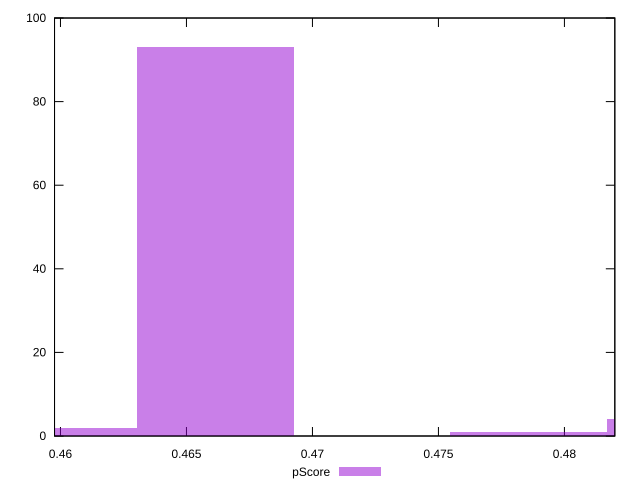

The gnuplot source for this figure:
reset

$pScore <<EOF
0.4599295700459882 2
0.46614483450606914 93
0.48479062788631194 4
0.47857536342623097 1
EOF

set key outside below
set boxwidth 0.006215264460080922
set xrange [0.45976470588235296:0.482]
set yrange [0:100]
set trange [0:100]
set style fill transparent solid 0.5 noborder
set terminal svg size 640, 490 enhanced background rgb 'white'
set output "report_00019_2021-02-10T18-14-37.922Z//uses-rel-preload/samples/pages+cached+noadtech+nomedia+nocss/pScore/histogram.svg"

plot $pScore title "pScore" with boxes

reset
